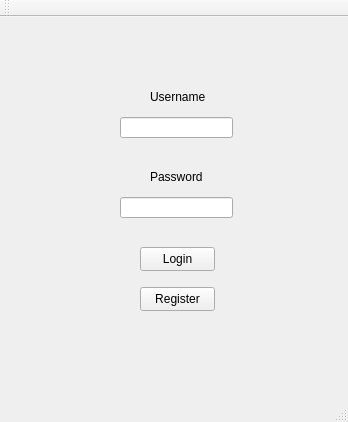
<?xml version="1.0" encoding="UTF-8"?>
<ui version="4.0">
 <class>MovieAppFEClass</class>
 <widget class="QMainWindow" name="MovieAppFEClass">
  <property name="geometry">
   <rect>
    <x>0</x>
    <y>0</y>
    <width>348</width>
    <height>422</height>
   </rect>
  </property>
  <property name="windowTitle">
   <string>MovieAppFE</string>
  </property>
  <property name="styleSheet">
   <string notr="true"/>
  </property>
  <widget class="QWidget" name="centralWidget">
   <widget class="QLineEdit" name="passwordLineEdit">
    <property name="geometry">
     <rect>
      <x>120</x>
      <y>180</y>
      <width>113</width>
      <height>21</height>
     </rect>
    </property>
   </widget>
   <widget class="QLineEdit" name="usernameLineEdit">
    <property name="geometry">
     <rect>
      <x>120</x>
      <y>100</y>
      <width>113</width>
      <height>21</height>
     </rect>
    </property>
   </widget>
   <widget class="QLabel" name="usernameLbl">
    <property name="geometry">
     <rect>
      <x>150</x>
      <y>70</y>
      <width>61</width>
      <height>20</height>
     </rect>
    </property>
    <property name="text">
     <string>Username</string>
    </property>
   </widget>
   <widget class="QLabel" name="passwordLbl">
    <property name="geometry">
     <rect>
      <x>150</x>
      <y>150</y>
      <width>61</width>
      <height>20</height>
     </rect>
    </property>
    <property name="text">
     <string>Password</string>
    </property>
   </widget>
   <widget class="QPushButton" name="loginBtn">
    <property name="geometry">
     <rect>
      <x>140</x>
      <y>230</y>
      <width>75</width>
      <height>24</height>
     </rect>
    </property>
    <property name="text">
     <string>Login</string>
    </property>
   </widget>
   <widget class="QPushButton" name="registerBtn">
    <property name="geometry">
     <rect>
      <x>140</x>
      <y>270</y>
      <width>75</width>
      <height>24</height>
     </rect>
    </property>
    <property name="text">
     <string>Register</string>
    </property>
   </widget>
  </widget>
  <widget class="QMenuBar" name="menuBar">
   <property name="geometry">
    <rect>
     <x>0</x>
     <y>0</y>
     <width>348</width>
     <height>22</height>
    </rect>
   </property>
  </widget>
  <widget class="QToolBar" name="mainToolBar">
   <attribute name="toolBarArea">
    <enum>TopToolBarArea</enum>
   </attribute>
   <attribute name="toolBarBreak">
    <bool>false</bool>
   </attribute>
  </widget>
  <widget class="QStatusBar" name="statusBar"/>
 </widget>
 <layoutdefault spacing="6" margin="11"/>
 <resources>
  <include location="MovieAppFE.qrc"/>
 </resources>
 <connections/>
</ui>
